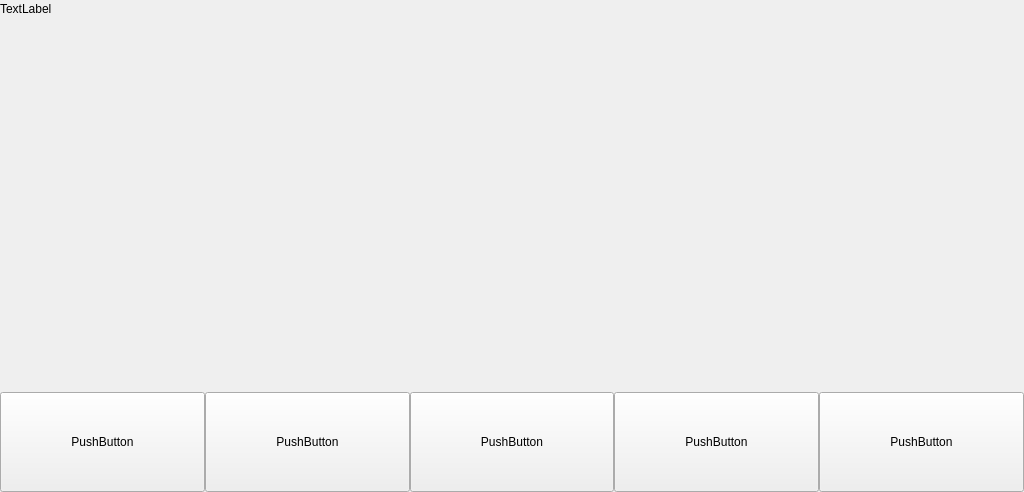
<?xml version="1.0" encoding="UTF-8"?>
<ui version="4.0">
 <class>FormUsbVideo</class>
 <widget class="QWidget" name="FormUsbVideo">
  <property name="geometry">
   <rect>
    <x>0</x>
    <y>0</y>
    <width>1024</width>
    <height>492</height>
   </rect>
  </property>
  <property name="windowTitle">
   <string>Form</string>
  </property>
  <layout class="QVBoxLayout" name="verticalLayout">
   <property name="spacing">
    <number>0</number>
   </property>
   <property name="leftMargin">
    <number>0</number>
   </property>
   <property name="topMargin">
    <number>0</number>
   </property>
   <property name="rightMargin">
    <number>0</number>
   </property>
   <property name="bottomMargin">
    <number>0</number>
   </property>
   <item>
    <widget class="QWidget" name="widget" native="true">
     <layout class="QVBoxLayout" name="verticalLayout_2">
      <property name="spacing">
       <number>0</number>
      </property>
      <property name="leftMargin">
       <number>0</number>
      </property>
      <property name="topMargin">
       <number>0</number>
      </property>
      <property name="rightMargin">
       <number>0</number>
      </property>
      <property name="bottomMargin">
       <number>0</number>
      </property>
      <item>
       <widget class="QWidget" name="widget_2" native="true">
        <layout class="QVBoxLayout" name="verticalLayout_3">
         <property name="spacing">
          <number>0</number>
         </property>
         <property name="leftMargin">
          <number>0</number>
         </property>
         <property name="topMargin">
          <number>0</number>
         </property>
         <property name="rightMargin">
          <number>0</number>
         </property>
         <property name="bottomMargin">
          <number>0</number>
         </property>
         <item>
          <widget class="QWidget" name="widget_5" native="true">
           <widget class="QLabel" name="label">
            <property name="geometry">
             <rect>
              <x>0</x>
              <y>0</y>
              <width>67</width>
              <height>17</height>
             </rect>
            </property>
            <property name="text">
             <string>TextLabel</string>
            </property>
           </widget>
          </widget>
         </item>
         <item>
          <widget class="QWidget" name="widget_4" native="true">
           <property name="maximumSize">
            <size>
             <width>16777215</width>
             <height>80</height>
            </size>
           </property>
          </widget>
         </item>
        </layout>
       </widget>
      </item>
      <item>
       <widget class="QWidget" name="widget_3" native="true">
        <property name="maximumSize">
         <size>
          <width>16777215</width>
          <height>100</height>
         </size>
        </property>
        <layout class="QHBoxLayout" name="horizontalLayout">
         <property name="spacing">
          <number>0</number>
         </property>
         <property name="leftMargin">
          <number>0</number>
         </property>
         <property name="topMargin">
          <number>0</number>
         </property>
         <property name="rightMargin">
          <number>0</number>
         </property>
         <property name="bottomMargin">
          <number>0</number>
         </property>
         <item>
          <widget class="QPushButton" name="pushButton">
           <property name="minimumSize">
            <size>
             <width>0</width>
             <height>100</height>
            </size>
           </property>
           <property name="text">
            <string>PushButton</string>
           </property>
          </widget>
         </item>
         <item>
          <widget class="QPushButton" name="pushButton_2">
           <property name="minimumSize">
            <size>
             <width>0</width>
             <height>100</height>
            </size>
           </property>
           <property name="text">
            <string>PushButton</string>
           </property>
          </widget>
         </item>
         <item>
          <widget class="QPushButton" name="pushButton_3">
           <property name="minimumSize">
            <size>
             <width>0</width>
             <height>100</height>
            </size>
           </property>
           <property name="text">
            <string>PushButton</string>
           </property>
          </widget>
         </item>
         <item>
          <widget class="QPushButton" name="pushButton_4">
           <property name="minimumSize">
            <size>
             <width>0</width>
             <height>100</height>
            </size>
           </property>
           <property name="text">
            <string>PushButton</string>
           </property>
          </widget>
         </item>
         <item>
          <widget class="QPushButton" name="pushButton_5">
           <property name="minimumSize">
            <size>
             <width>0</width>
             <height>100</height>
            </size>
           </property>
           <property name="text">
            <string>PushButton</string>
           </property>
          </widget>
         </item>
        </layout>
       </widget>
      </item>
     </layout>
    </widget>
   </item>
  </layout>
 </widget>
 <resources/>
 <connections/>
</ui>
